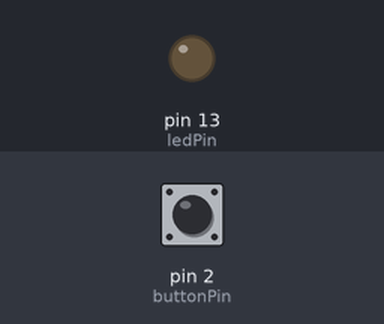
Bench run of a sketch on a simulated Arduino Uno, built with avr-gcc and run on an emulated ATmega328P. On the bench: output pins drawn as LEDs (lit = HIGH). Inputs (shaded band) come from the test bench; at power-on: pin 2 (buttonPin) LOW.

Above: at 1.2 s.
1.3 s: pin 2 (buttonPin) pulled HIGH for 0.15 s
At 1.37 s:
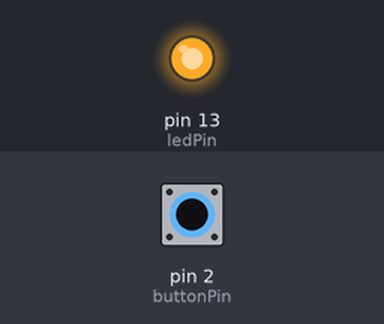
2.9 s: pin 2 (buttonPin) pulled HIGH for 3.2 s
At 6.7 s:
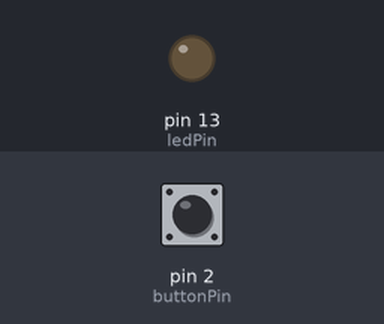
Timing chart, 0 to 8.2 s (numbered marks = the images above; inputs shaded):
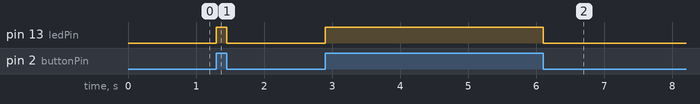

The sketch:

button_led.ino
```cpp
int ledPin=13;
int buttonPin=2;
int buttonstate=0;

void setup() {
  pinMode(ledPin, OUTPUT);
  pinMode(buttonPin, INPUT);
}

void loop() {

  buttonstate = digitalRead(buttonPin);

  if(buttonstate == HIGH){
    digitalWrite(ledPin, HIGH);
  } else {
    digitalWrite(ledPin, LOW);
  }
}
```

Measured:
- after the input at 1.3 s, pin 13 (ledPin): LOW → HIGH at once, → LOW 0.15 s later
- after the input at 2.9 s, pin 13 (ledPin): LOW → HIGH at once, → LOW 3.2 s later
